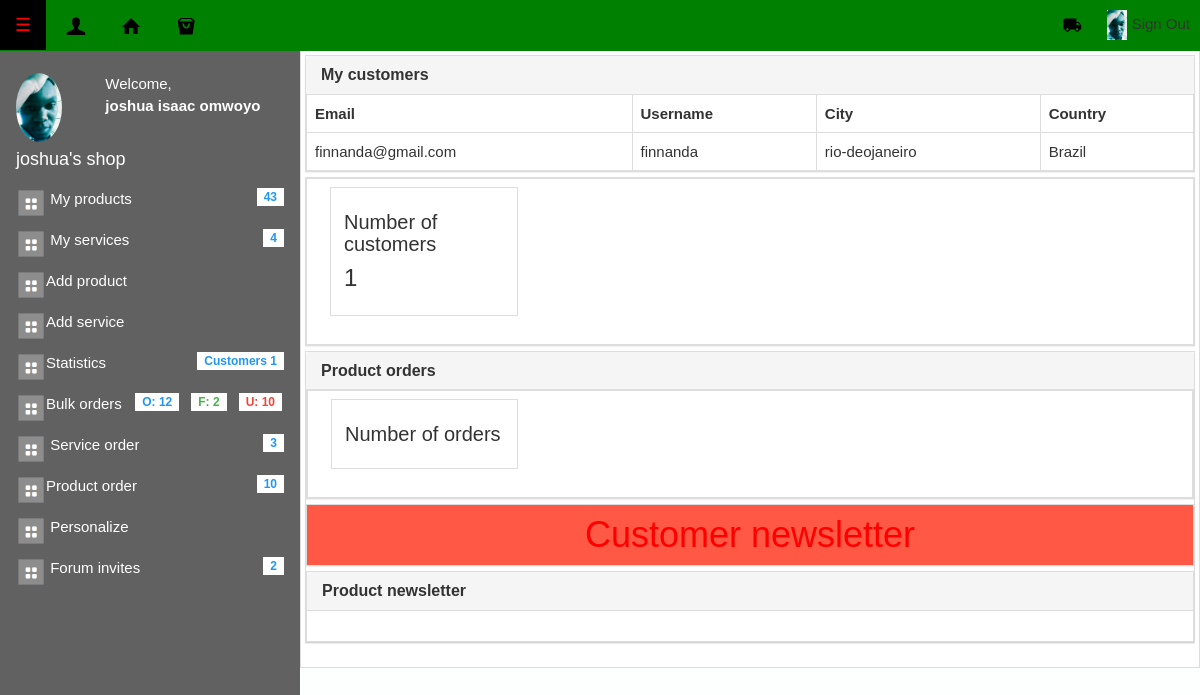
/statistics.php (signed in), run on the app's committed database.
### tables this page shows
CREATE TABLE `users` (
  `user_id` int(11) NOT NULL,
  `user_name` varchar(15) NOT NULL,
  `user_email` varchar(40) NOT NULL,
  `user_pass` varchar(255) NOT NULL,
  `firstname` varchar(50) NOT NULL,
  `middlename` varchar(50) NOT NULL,
  `lastname` varchar(50) NOT NULL,
  `profile_image` varchar(50) NOT NULL,
  `postaladdress` int(20) NOT NULL,
  `postalcode` int(20) NOT NULL,
  `city` varchar(50) NOT NULL,
  `country` varchar(50) NOT NULL,
  `shopname` varchar(100) DEFAULT NULL,
  `idnumber` int(50) NOT NULL,
  `license` varchar(20) NOT NULL,
  `onlinebusinessid` varchar(35) NOT NULL,
  `facebook` varchar(50) NOT NULL,
  `twitter` varchar(50) NOT NULL,
  `googleplus` varchar(50) NOT NULL,
  `linkedin` varchar(50) NOT NULL,
  `premium` int(225) NOT NULL DEFAULT '0',
  `joining_date` timestamp NOT NULL DEFAULT CURRENT_TIMESTAMP
);

CREATE TABLE `businesscycle` (
  `businesscycle_id` int(225) NOT NULL,
  `user_id` int(225) NOT NULL,
  `id` int(225) NOT NULL,
  `timeposted` timestamp NOT NULL DEFAULT CURRENT_TIMESTAMP
);

### includes/session/pagesession.php (called while the page is built, shortened)
<?php
	require_once("database/class.user.php");
	$auth_user = new USER();
	$user_id = $_SESSION['user_session'];
	$stmt = $auth_user->runQuery("SELECT * FROM users WHERE user_id=:user_id");
	$stmt->execute(array(":user_id"=>$user_id));
	$userRow=$stmt->fetch(PDO::FETCH_ASSOC);
?>

### database/class.user.php (called while the page is built, shortened)
<?php
class USER
{
	private $conn;
	public function __construct()
	{
		$database = new Database();
		$db = $database->dbConnection();
		$this->conn = $db;
    }
	public function runQuery($sql)
	{
		$stmt = $this->conn->prepare($sql);
		return $stmt;
	}
}
?>

### includes/widgets/body/widgets/secure.php (called while the page is built, shortened)
<?php
$stmt = $auth_user->runQuery("SELECT * FROM users WHERE user_id = $user_id  ");
	$stmt->execute(array());
	$users=$stmt->fetchAll(PDO::FETCH_OBJ);
			?>

### statistics.php (the view, shortened to what this page needs)
<?php  require_once 'includes/session/pagesession.php'; ?>
<?php require_once 'includes/widgets/body/widgets/secure.php'; ?>
<?php require_once 'includes/widgets/header.php'; ?>
<?php require_once 'includes/widgets/body/navigation.php'; ?>
<link rel="stylesheet" href="includes/widgets/body/widgets/panel.css">
<?php require_once 'includes/widgets/body/pagesitepanel.php' ?>
<div class="w3-main" style="margin-left:300px;margin-top:50px;">
	<?php require_once 'includes/widgets/body/pagesitepanel.php'; ?>
	<div class="col-sm-6 col-md-12 " id = "mp" style = "padding:0px;">
		<div class="thumbnail">
			<div class="panel-group" id="accordion" role="tablist" aria-multiselectable="true">
				<div class="panel panel-default" >
					<div class="panel-heading" role="tab" id="headingThree">
						<h4 class="panel-title">
					        <a class="collapsed" role="button" aria-expanded="false" aria-controls="collapseTwo">
					          	<b>My customers</b>
					        </a>
					    </h4>
					</div>
					<div class="panel-collapse " role="tabpanel" style = "overflow-x:scroll;">
						<table class="table table-bordered table-hover">
							<tr>
								<td><b>Email</b></td>
								<td><b>Username</b></td>
								<td><b>City</b></td>
								<td><b>Country</b></td>
							</tr>
							<?php
							    $stmt = $auth_user->runQuery("
							        SELECT `users`.`user_id`,
							            `users`.`user_email`,
							            `users`.`user_name`,
							            `users`.`city`,
							            `users`.`country`,
							            `businesscycle`.`user_id`,
							            `businesscycle`.`id`
							        FROM    `users`
							        JOIN    `businesscycle`
							        ON      `users`.`user_id`=`businesscycle`.`user_id`
							        WHERE   `businesscycle`.`id` = '$user_id'
							        ");
							    $stmt->execute(array());
							    $users=$stmt->fetchAll(PDO::FETCH_OBJ);
							    foreach ($users as $user) {
								(int)$colors = 1;
								@$c_u += $colors;
							        ?>
										<tr>
											<td><?php  echo $user->user_email; ?></td>
											<td><?php  echo $user->user_name; ?></td>
											<td><?php  echo $user->city; ?></td>
											<td><?php  echo $user->country; ?></td>
										</tr>
							        <?php
							    }
							?>
						</table>
					</div>
				</div>
				<div class="panel panel-default" >
					<div class="panel-collapse " role="tabpanel" >
						<table class="table table-bordered ">
							<tr>
								<td>
									<div class="col-sm-6 col-md-3">
										<div class="thumbnail">
											<div class="caption">
												<h4>Number of customers</h4>
												<h3><?php echo @$c_u; ?></h3>
											</div>
										</div>
									</div>
								</td>
							</tr>
						</table>
					</div>
				</div>
				<div class="panel panel-default" >
					<div class="panel-heading" role="tab" id="headingThree">
						<h4 class="panel-title">
					        <a class="collapsed" role="button" aria-expanded="false" aria-controls="collapseTwo">
					          	<b>Product orders</b>
					        </a>
					    </h4>
					</div>
				<div class="panel panel-default" >
					<div class="panel-collapse " role="tabpanel" >
						<table class="table table-bordered ">
							<tr>
								<td>
									<div class="col-sm-6 col-md-3">
										<div class="thumbnail">
											<div class="caption">
												<h4>Number of orders</h4>
											</div>
										</div>
									</div>
								</td>
							</tr>
						</table>
					</div>
				</div>
				<div class="panel panel-default"   style = "background:#FF5845;">
					<div class="panel-collapse " role="tabpanel">
						<h1 style = "text-align:center;color:red;background:#FF5845;">Customer newsletter</h1>
					</div>
				</div>
				<div class="panel panel-default" >
				    <div class="panel-heading" role="tab" id="headingOne">
					    <h4 class="panel-title">
					        <a role="button" data-toggle="collapse" data-parent="#accordion" href="#collapseOne" aria-expanded="true" aria-controls="collapseOne">
					        	<b>Product newsletter</b>
					        </a>
					    </h4>
				    </div>
				    <div id="collapseOne" class="panel-collapse collapse in" role="tabpanel" aria-labelledby="headingOne">
					    <div class="panel-body" style = "overflow-x:scroll;">
					    </div>
				    </div>
				</div>
			</div>
		</div>
	</div>
</div>
<?php require_once 'includes/widgets/footer/footer.php'; ?>

### includes/widgets/body/navigation.php (shortened to what this page needs)
<nav class="navbar navbar-fixed-top" style = "background:green;">
    <div class="container-fluid">
        <div class="navbar-header">
            <a class="navbar-brand" href="#"  onclick="w3_open();" style = "color:red;background:#000000;">☰</a>
            <a class="navbar-brand"  href="profile.php" style = "padding:9px;margin-left:5px;"><img src = "images/icons/profile.ico" style = "padding:0px;margin:0px;" /> <span class="sr-only"></span></a>
            <a class="navbar-brand"  href="index.php" style = "padding:9px;margin-left:5px;"><img src = "images/icons/home.ico" style = "padding:0px;margin:0px;" /></a>
            <a class="navbar-brand"  href="pagesite.php" style = "padding:9px;margin-left:5px;"><img src = "images/icons/shop.ico" style = "padding:0px;margin:0px;" /></a>
        </div>
        <div class="collapse navbar-collapse" id="bs-example-navbar-collapse-1">
            <ul class="nav navbar-nav navbar-right">
                <li><a href = "cart.php"  style = "padding:9px;"><img src = "images/icons/truckNav.ico" style = "padding:0px;margin:0px;" />
                </a></li>
                <li class="dropdown">
                <a href="logout.php?logout=true" class="dropdown-toggle" aria-haspopup="true" aria-expanded="false"  style = "padding:10px;">
                    <img src = "<?php print($userRow['profile_image']); ?>" style = "padding:0px;margin:0px;height:30px;" /> Sign Out
                 </a>
                </li>
            </ul>
        </div>
    </div>
</nav>

### includes/widgets/body/pagesitepanel.php (shortened to what this page needs)
<nav class="w3-sidenav w3-dark-grey w3-collapse w3-white " style="z-index:3;width:300px;" id="mySidenav"><br>
    <div class="w3-container w3-row" >
        <div class="w3-col s4">
            <img src=" <?php echo $userRow['profile_image']; ?> " class="w3-circle w3-margin-right" style="width:46px">
        </div>
        <div class="w3-col s8">
            <span>Welcome, <br /><strong><?php echo $userRow['firstname']; ?> <?php echo $userRow['middlename']; ?> <?php echo $userRow['lastname']; ?></strong></span><br>
            <a href="#" class="w3-hover-none w3-hover-text-red w3-show-inline-block"><i class="fa fa-envelope"></i></a>
            <a href="#" class="w3-hover-none w3-hover-text-green w3-show-inline-block"><i class="fa fa-user"></i></a>
            <a href="#" class="w3-hover-none w3-hover-text-blue w3-show-inline-block"><i class="fa fa-cog"></i></a>
        </div>
    </div>
    <div class="w3-container">
        <h5><?php echo $userRow['shopname']; ?></h5>
    </div>
    <a href="myproducts.php" class="w3-padding" id = "products" ><img src = "images/icons/fafa.ico" style = "width:30px;height:30px;"/> My products
            <?php
                $stmt = $auth_user->runQuery("SELECT * FROM products WHERE user_id = $user_id ORDER BY timeposted DESC");
                $stmt->execute(array());
                $products=$stmt->fetchAll(PDO::FETCH_OBJ);
                foreach ($products as $product) {
                    (int)$colors=1;
                    $my_products += $colors;
                }
            ?>
        <span class="badge w3-right  w3-white w3-text-blue te"><?php echo @$my_products; ?></span>
    </a>
    <a href="myservices.php" class="w3-padding" id = "services" > <img src = "images/icons/fafa.ico" style = "width:30px;height:30px;"/> My services
            <?php
                $stmt = $auth_user->runQuery("SELECT * FROM services WHERE user_id = $user_id  ORDER BY timeposted DESC");
                $stmt->execute(array());
                $services=$stmt->fetchAll(PDO::FETCH_OBJ);
                foreach ($services as $service) {
                    (int)$colors=1;
                    $my_servicess += $colors;
                }
            ?>
        <span class="badge w3-right  w3-white w3-text-blue te"><?php echo @$my_servicess; ?></span>
    </a>
    <a href="addproduct.php" class="w3-padding" id = "product" > <img src = "images/icons/fafa.ico" style = "width:30px;height:30px;"/>Add product</a>
    <a href="addservice.php" class="w3-padding" id = "service" > <img src = "images/icons/fafa.ico" style = "width:30px;height:30px;"/>Add service</a>
    <a href="statistics.php" class="w3-padding" id = "Statistics"> <img src = "images/icons/fafa.ico" style = "width:30px;height:30px;"/>Statistics
            <?php
                $stmt = $auth_user->runQuery(" SELECT `users`.`user_id`, `users`.`user_email`, `users`.`user_name`, `users`.`city`, `users`.`country`, `businesscycle`.`user_id`, `businesscycle`.`id` FROM    `users` JOIN `businesscycle` ON `users`.`user_id`=`businesscycle`.`user_id` WHERE `businesscycle`.`id` = '$user_id' ");
                $stmt->execute(array());
                $users=$stmt->fetchAll(PDO::FETCH_OBJ);
                foreach ($users as $user) {
                    (int)$colors = 1;
                    @$customernumber += $colors;
                }
            ?>
        <span class="badge w3-right  w3-white w3-text-blue te">Customers <?php echo @$customernumber; ?></span>
    </a>
    <a href="inbox.php" class="w3-padding" id = "Statistics"> <img src = "images/icons/fafa.ico" style = "width:30px;height:30px;"/>Bulk orders
            <?php
                $stmt = $auth_user->runQuery("SELECT *  FROM `chat`  JOIN    `users` ON      `chat`.`user_id`=`users`.`user_id` WHERE  `chat`.`id`= '$user_id'  ORDER BY `chat`.`timeposted` DESC ");
                $stmt->execute(array());
                $chat=$stmt->fetchAll(PDO::FETCH_OBJ);
                foreach ($chat as $chat) {
                    (int)$colors = 1;
                    @$b_u += $colors;
                }
            ?>
            <?php
                $stmt = $auth_user->runQuery("SELECT * FROM `orders` JOIN `users`ON `orders`.`user_id`=`users`.`user_id` WHERE  `orders`.`user_id`= '$user_id' ");
                $stmt->execute(array());
                $orders=$stmt->fetchAll(PDO::FETCH_OBJ);
                foreach ($orders as $orders) {
                    (int)$colors = 1;
                    @$ddd += $colors;
                }
            ?>
            <span class="badge w3-right  w3-white w3-text-red te" style="margin:auto 2px;">U: <?php echo @$b_u - @$ddd; ?></span>
            <span class="badge w3-right  w3-white w3-text-green te" style="margin:auto 10px;">F: <?php echo @$ddd; ?></span>
            <span class="badge w3-right  w3-white w3-text-blue te" style="margin:auto 2px;">O: <?php echo @$b_u; ?></span>
    </a>
    <a href="serviceorders.php" class="w3-padding" id = "serviceorder"> <img src = "images/icons/fafa.ico" style = "width:30px;height:30px;"/> Service order
            <?php
                $stmt = $auth_user->runQuery(" SELECT *  FROM `serviceorder` JOIN `users`  ON `serviceorder`.`shopid`=`users`.`user_id` WHERE `serviceorder`.`shopid`='$user_id' ");
                $stmt->execute(array());
                $users=$stmt->fetchAll(PDO::FETCH_OBJ);
                foreach ($users as $user) {
                    (int)$colors = 1;
                    @$s_o += $colors;
                }
            ?>
        <span class="badge w3-right  w3-white w3-text-blue te"><?php echo @$s_o; ?></span>
    </a>
    <a href="singleproduct.php" class="w3-padding" id = "Statistics"> <img src = "images/icons/fafa.ico" style = "width:30px;height:30px;"/>Product order
            <?php
                $stmt = $auth_user->runQuery(" SELECT *  FROM `orderproduct`  JOIN `users` ON   `orderproduct`.`user_id`=`users`.`user_id` WHERE `sellerid`='$user_id' ORDER BY ordertime DESC ");
                $stmt->execute(array());
                $orderproduct=$stmt->fetchAll(PDO::FETCH_OBJ);
                foreach ($orderproduct as $orderproduct) {
                    (int)$orders = 1;
                    @$p_o += $orders;
                }
            ?>
        <span class="badge w3-right  w3-white w3-text-blue te"><?php echo @$p_o; ?></span>
    </a>
    <a href="personalize.php" class="w3-padding" id = "Statistics"> <img src = "images/icons/fafa.ico" style = "width:30px;height:30px;"/> Personalize  </a>
    <a href="forumInvites.php" class="w3-padding" id = "forumnInvites"> <img src = "images/icons/fafa.ico" style = "width:30px;height:30px;"/> Forum invites
            <?php
                $stmt = $auth_user->runQuery("SELECT * FROM forumName WHERE user_id= $user_id ORDER BY dateCreated DESC ");
                $stmt->execute(array());
                $forumName=$stmt->fetchAll(PDO::FETCH_OBJ);
                foreach ($forumName as $shopForumName) {
                    (int)$orders = 1;
                    @$stats += $orders;
                    ?>
                    <?php
                }
            ?>
        <span class="badge w3-right  w3-white w3-text-blue te"><?php echo @$stats; ?></span>
    </a>
    <br />
    <br />
</nav>

### data on the page
users: profile_image (picture), firstname "joshua", middlename "isaac", lastname "omwoyo", shopname "joshua's shop"
businesscycle: user.user_email "finnanda@gmail.com", user.user_name "finnanda", user.city "rio-deojaneiro", user.country "Brazil"
